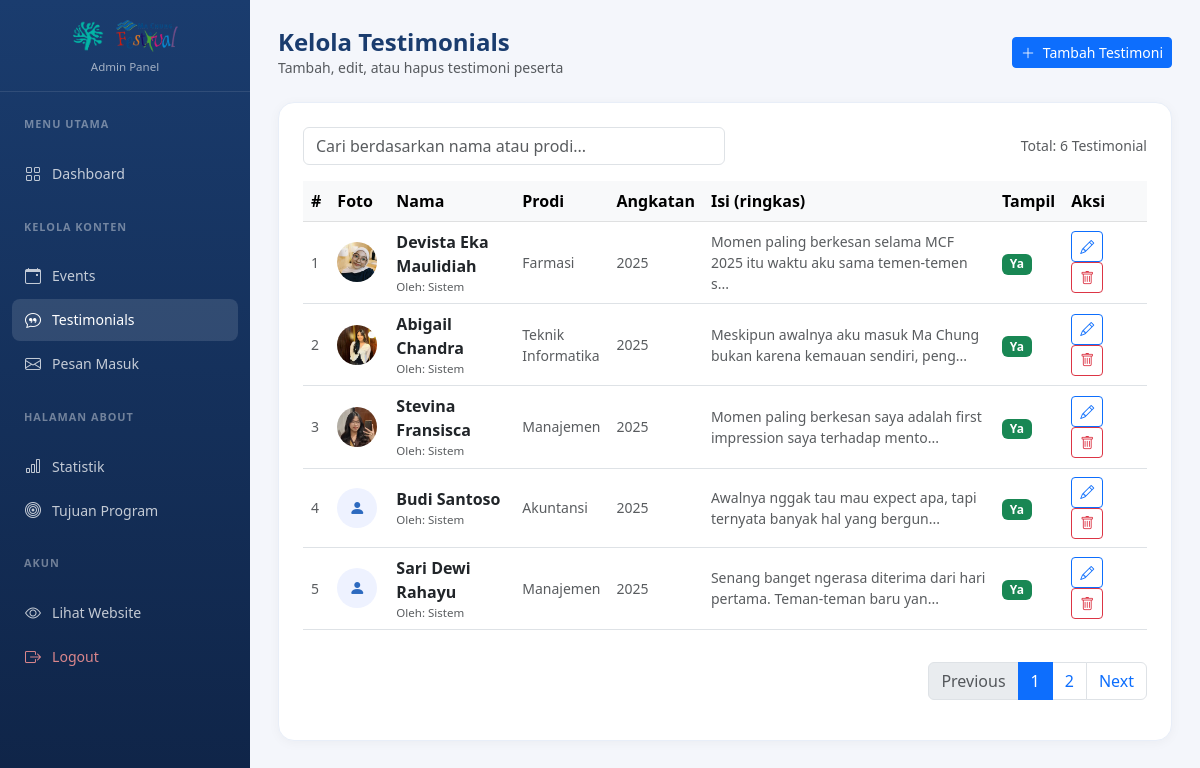
The app's page /admin/testimonial_list.php (signed in) with its own data.
### tables this page shows
CREATE TABLE IF NOT EXISTS `testimonials` (
  `id` INT AUTO_INCREMENT PRIMARY KEY,
  `nama` VARCHAR(100) NOT NULL,
  `prodi` VARCHAR(100),
  `angkatan` YEAR,
  `isi_testimoni` TEXT NOT NULL,
  `foto` VARCHAR(255) COMMENT 'Path relatif ke file foto, contoh: assets/images/testimonials/testi1.webp',
  `tampilkan` TINYINT(1) DEFAULT 1 COMMENT '1 = tampilkan, 0 = sembunyikan',
  `admin_id` INT NULL,
  `dibuat_pada` TIMESTAMP DEFAULT CURRENT_TIMESTAMP,
  CONSTRAINT `fk_testimonials_admin` FOREIGN KEY (`admin_id`) REFERENCES `admin` (`id`) ON DELETE SET NULL
);

### admin/testimonial_list.php (the view, shortened to what this page needs)
<?php
include '../koneksi.php';
$limit = 5;
$page  = isset($_GET['page']) ? (int)$_GET['page'] : 1;
$offset = ($page - 1) * $limit;
$sql_total    = "SELECT COUNT(id) AS total FROM testimonials";
$result_total = mysqli_query($conn, $sql_total);
$row_total    = mysqli_fetch_assoc($result_total);
$total_data   = $row_total['total'];
$total_pages  = ceil($total_data / $limit);
$sql    = "SELECT testimonials.*, admin.nama_lengkap AS nama_admin FROM testimonials LEFT JOIN admin ON testimonials.admin_id = admin.id ORDER BY testimonials.dibuat_pada DESC LIMIT $limit OFFSET $offset";
$result = mysqli_query($conn, $sql);
$testis = [];
while ($row = mysqli_fetch_assoc($result)) { $testis[] = $row; }
?>
<!DOCTYPE html>
<html lang="id">
<head>
  <link href="https://cdn.jsdelivr.net/npm/bootstrap@5.3.0/dist/css/bootstrap.min.css" rel="stylesheet">
  <link href="https://cdn.jsdelivr.net/npm/bootstrap-icons@1.10.5/font/bootstrap-icons.css" rel="stylesheet">
</head>
<body>
<?php include 'admin_sidebar.php'; ?>
<div class="main-content">
  <div class="topbar">
    <div><h4>Kelola Testimonials</h4><p class="text-muted small mb-0">Tambah, edit, atau hapus testimoni peserta</p></div>
    <a href="testimonial_tambah.php" class="btn btn-primary btn-sm"><i class="bi bi-plus-lg me-1"></i> Tambah Testimoni</a>
  </div>
  <div class="table-card">
    <?php if (empty($testis)): ?>
      <div class="text-center py-5 text-muted"><i class="bi bi-chat-x" style="font-size:2.5rem;"></i><p class="mt-2">Belum ada testimoni.</p></div>
    <?php else: ?>
      <div class="mb-3 d-flex justify-content-between align-items-center">
        <input type="text" id="searchInput" class="form-control w-50" placeholder="Cari berdasarkan nama atau prodi..." onkeyup="filterTable()">
        <span class="text-muted small">Total: <?= $total_data ?> Testimonial</span>
      </div>
      <div class="table-responsive mb-3">
        <table class="table table-hover align-middle" id="testimonialsTable">
          <thead class="table-light">
            <tr>
              <th style="width: 3%;">#</th>
              <th style="width: 7%;">Foto</th>
              <th style="width: 15%;">Nama</th>
              <th style="width: 10%;">Prodi</th>
              <th style="width: 5%;">Angkatan</th>
              <th style="width: 35%;">Isi (ringkas)</th>
              <th style="width: 5%;">Tampil</th>
              <th style="width: 10%;">Aksi</th>
            </tr>
          </thead>
          <tbody>
            <?php foreach ($testis as $i => $t): ?>
              <tr>
                <td class="text-muted small"><?= $offset + $i + 1 ?></td>
                <td>
                  <?php if (!empty($t['foto'])): ?>
                    <img src="../<?= htmlspecialchars($t['foto']) ?>" style="width:40px;height:40px;border-radius:50%;object-fit:cover;">
                  <?php else: ?>
                    <div style="width:40px;height:40px;border-radius:50%;background:#eef2ff;display:flex;align-items:center;justify-content:center;color:#2d6abf;"><i class="bi bi-person-fill"></i></div>
                  <?php endif; ?>
                </td>
                <td class="fw-semibold">
                  <?= htmlspecialchars($t['nama']) ?>
                  <span class="d-block text-muted" style="font-size: 0.72rem; font-weight: normal;">
                    Oleh: <?= htmlspecialchars($t['nama_admin'] ?? 'Sistem') ?>
                  </span>
                </td>
                <td class="small text-muted"><?= htmlspecialchars($t['prodi'] ?? '-') ?></td>
                <td class="small text-muted"><?= htmlspecialchars($t['angkatan'] ?? '-') ?></td>
                <td class="small text-muted"><?= htmlspecialchars(mb_substr($t['isi_testimoni'], 0, 70)) ?>...</td>
                <td><span class="badge bg-<?= $t['tampilkan'] ? 'success' : 'secondary' ?>"><?= $t['tampilkan'] ? 'Ya' : 'Tidak' ?></span></td>
                <td>
                  <a href="testimonial_edit.php?id=<?= $t['id'] ?>" class="btn btn-sm btn-outline-primary me-1"><i class="bi bi-pencil"></i></a>
                  <a href="testimonial_hapus.php?id=<?= $t['id'] ?>" class="btn btn-sm btn-outline-danger"
                     onclick="return confirm('Hapus testimoni dari <?= htmlspecialchars(addslashes($t['nama'])) ?>?')">
                    <i class="bi bi-trash"></i>
                  </a>
                </td>
              </tr>
            <?php endforeach; ?>
          </tbody>
        </table>
      </div>
      <?php if ($total_pages > 1): ?>
      <nav aria-label="Page navigation">
        <ul class="pagination justify-content-end">
          <li class="page-item <?= ($page <= 1) ? 'disabled' : '' ?>">
            <a class="page-link" href="?page=<?= $page - 1 ?>">Previous</a>
          </li>
          <?php for($i = 1; $i <= $total_pages; $i++): ?>
            <li class="page-item <?= ($page == $i) ? 'active' : '' ?>">
              <a class="page-link" href="?page=<?= $i ?>"><?= $i ?></a>
            </li>
          <?php endfor; ?>
          <li class="page-item <?= ($page >= $total_pages) ? 'disabled' : '' ?>">
            <a class="page-link" href="?page=<?= $page + 1 ?>">Next</a>
          </li>
        </ul>
      </nav>
      <?php endif; ?>
    <?php endif; ?>
  </div>
</div>
</body></html>

### admin/admin_style.php (style rules this page uses)
body { font-family: 'Segoe UI', sans-serif; background: #f4f6fb; }
.main-content { margin-left: 250px; padding: 28px; }
.topbar { display: flex; justify-content: space-between; align-items: center; margin-bottom: 24px; }
.topbar h4 { font-weight: 700; color: #1a3c6e; margin: 0; }
.table-card { background: white; border-radius: 16px; padding: 24px; border: 1px solid #e8eef8; box-shadow: 0 2px 12px rgba(0,0,0,0.04); }

### records on screen
testimonials: i "1", foto (picture), nama "Devista Eka Maulidiah", nama_admin "Sistem", prodi "Farmasi", angkatan "2025", isi_testimoni "Momen paling berkesan selama MCF 2025 itu waktu aku sama temen-temen s", tampilkan "Ya"
testimonials: i "2", foto (picture), nama "Abigail Chandra", nama_admin "Sistem", prodi "Teknik Informatika", angkatan "2025", isi_testimoni "Meskipun awalnya aku masuk Ma Chung bukan karena kemauan sendiri, peng", tampilkan "Ya"
testimonials: i "3", foto (picture), nama "Stevina Fransisca", nama_admin "Sistem", prodi "Manajemen", angkatan "2025", isi_testimoni "Momen paling berkesan saya adalah first impression saya terhadap mento", tampilkan "Ya"
testimonials: i "4", nama "Budi Santoso", nama_admin "Sistem", prodi "Akuntansi", angkatan "2025", isi_testimoni "Awalnya nggak tau mau expect apa, tapi ternyata banyak hal yang bergun", tampilkan "Ya"
testimonials: i "5", nama "Sari Dewi Rahayu", nama_admin "Sistem", prodi "Manajemen", angkatan "2025", isi_testimoni "Senang banget ngerasa diterima dari hari pertama. Teman-teman baru yan", tampilkan "Ya"

### other values on screen
$total_data "6"
